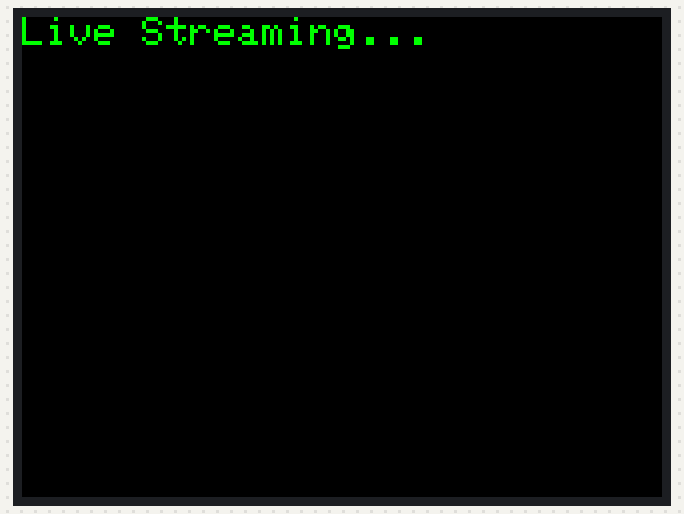
Simulated run of this sketch. Board: ESP32. On the bench: 320×240 colour display. WiFi joins after 1.5 s; servers stay silent unless stated; I2S audio is not simulated (input reads silence); what the sketch prints to the serial monitor is not drawn.

Above: at 2.2 s.

The sketch:

live_rec.ino
```cpp
#include <WiFi.h>
#include <TFT_eSPI.h>
#include <driver/i2s.h>
#include "config.h"

// Configuration is now loaded from config.h

#define I2S_SAMPLE_RATE 16000

TFT_eSPI tft = TFT_eSPI();
WiFiClient client;

// Audio Filter Variables
float dc_filter_y = 0;
float dc_filter_x = 0;

void setupI2S() {
  i2s_config_t i2s_config = {
    .mode = (i2s_mode_t)(I2S_MODE_MASTER | I2S_MODE_RX | I2S_MODE_ADC_BUILT_IN),
    .sample_rate = I2S_SAMPLE_RATE,
    .bits_per_sample = I2S_BITS_PER_SAMPLE_16BIT,
    .channel_format = I2S_CHANNEL_FMT_ONLY_LEFT,
    .communication_format = I2S_COMM_FORMAT_I2S_LSB,
    .intr_alloc_flags = ESP_INTR_FLAG_LEVEL1,
    .dma_buf_count = 16,
    .dma_buf_len = 1024,
    .use_apll = false,
    .tx_desc_auto_clear = false,
    .fixed_mclk = 0
  };

  i2s_driver_install(I2S_NUM_0, &i2s_config, 0, NULL);
  i2s_set_adc_mode(ADC_UNIT_1, ADC1_CHANNEL_4); // GPIO 32
  i2s_adc_enable(I2S_NUM_0);
}

void setup() {
  Serial.begin(115200);

  tft.init();
  tft.setRotation(1);
  tft.fillScreen(TFT_BLACK);
  tft.setTextColor(TFT_WHITE, TFT_BLACK);
  tft.setTextSize(2);
  tft.setCursor(0, 0);
  tft.println("Connecting WiFi...");

  WiFi.begin(WIFI_SSID, WIFI_PASSWORD);
  while (WiFi.status() != WL_CONNECTED) {
    delay(500);
    Serial.print(".");
  }

  tft.fillScreen(TFT_BLACK);
  tft.setCursor(0, 0);
  tft.println("WiFi Connected!");
  tft.println("Live Streaming...");

  setupI2S();
}

void loop() {
  // Ensure connection to Python server
  if (!client.connected()) {
    if (!client.connect(SERVER_IP, SERVER_PORT)) {
      Serial.println("Connection failed. Retrying...");
      tft.fillScreen(TFT_BLACK);
      tft.setCursor(0, 0);
      tft.setTextColor(TFT_RED);
      tft.println("Disconnected.");
      delay(2000);
      return;
    }
    client.setNoDelay(true);

    tft.fillScreen(TFT_BLACK);
    tft.setCursor(0, 0);
    tft.setTextColor(TFT_GREEN);
    tft.println("Live Streaming...");
  }

  // --- 1. CONTINUOUSLY READ AND SEND AUDIO ---
  size_t bytes_read;
  uint16_t i2s_buffer[1024];
  int16_t pcm_buffer[512];

  i2s_read(I2S_NUM_0, &i2s_buffer, sizeof(i2s_buffer), &bytes_read, portMAX_DELAY);

  int total_samples = bytes_read / 2;
  int pcm_index = 0;

  for (int i = 0; i < total_samples; i += 2) {
    uint16_t raw_sample = i2s_buffer[i] & 0x0FFF;

    float x = (float)raw_sample;
    dc_filter_y = x - dc_filter_x + 0.995 * dc_filter_y;
    dc_filter_x = x;

    float scaled_audio = dc_filter_y * 12.0;
    if (scaled_audio > 32767.0) scaled_audio = 32767.0;
    if (scaled_audio < -32768.0) scaled_audio = -32768.0;

    pcm_buffer[pcm_index++] = (int16_t)scaled_audio;
  }

  // Send the live chunk
  client.write((const uint8_t*)pcm_buffer, pcm_index * 2);

  // --- 2. CHECK FOR INCOMING TRANSCRIPTIONS ---
  if (client.available()) {
    String response = client.readStringUntil('\n');
    tft.fillScreen(TFT_BLACK);
    tft.setCursor(0, 0);

    tft.setTextColor(TFT_YELLOW);
    tft.println("Heard:");

    tft.setTextColor(TFT_WHITE);
    tft.setTextWrap(true);
    tft.println(response);
  }
}
```

wifi.h
```cpp
/*
 * WiFi Connection Utility
 */

#ifndef WIFI_H
#define WIFI_H

#include <WiFi.h>
#include "config.h"

bool connectWiFi() {
  Serial.print("Connecting to WiFi: ");
  Serial.println(WIFI_SSID);

  WiFi.begin(WIFI_SSID, WIFI_PASSWORD);

  int attempts = 0;
  while (WiFi.status() != WL_CONNECTED && attempts < 20) {
    delay(500);
    Serial.print(".");
    attempts++;
  }

  if (WiFi.status() == WL_CONNECTED) {
    Serial.println("\nWiFi Connected!");
    Serial.print("IP: ");
    Serial.println(WiFi.localIP());
    return true;
  } else {
    Serial.println("\nWiFi Connection Failed!");
    return false;
  }
}

#endif // WIFI_H
```

config.h
```cpp
// WiFi & Server Configuration for Arduino/ESP32
// Update these values with your network credentials

#ifndef CONFIG_H
#define CONFIG_H

// WiFi SSID and Password
const char* WIFI_SSID = "The Web";
const char* WIFI_PASSWORD = "SecurityPin202";

// Server Configuration
const char* SERVER_IP = "192.168.0.101";
const int SERVER_PORT = 8080;

// Alternative WiFi Configuration (uncomment to use)
// const char* WIFI_SSID = "LSH_517";
// const char* WIFI_PASSWORD = "13499563";
// const char* SERVER_IP = "192.168.0.105";

#endif // CONFIG_H
```
